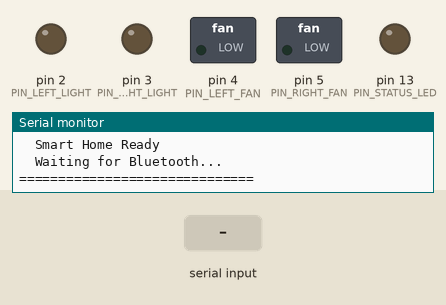
Recording of a sketch running on a simulated Arduino Uno, built with avr-gcc and run on an emulated ATmega328P. Parts: switched loads named in the sketch (green lamp = pin HIGH), output pins drawn as LEDs (lit = HIGH), the last lines printed to the serial monitor. The inputs (shaded band) are chosen by the test bench.

Above: at 1.2 s.
1.3 s: "turn on\n" received over Serial
At 2.0 s:
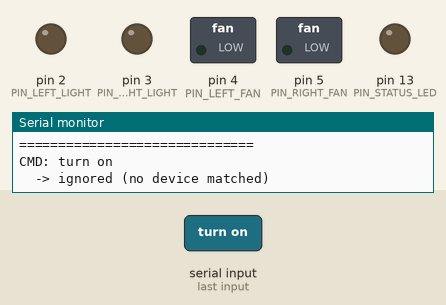
2.8 s: "turn off\n" received over the second serial link
At 4.0 s:
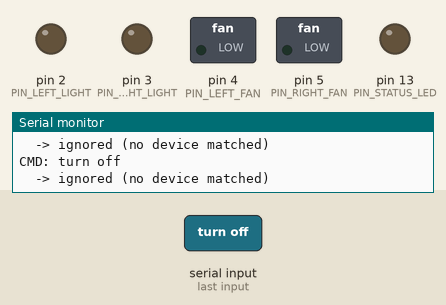
4.3 s: "left light\n" received over Serial
At 5.5 s:
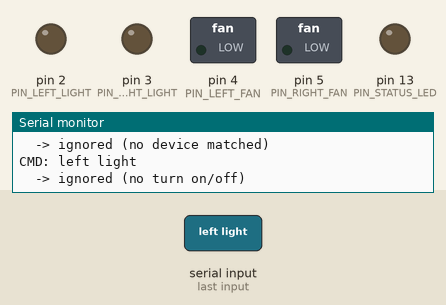
5.8 s: "right light\n" received over the second serial link
At 6.3 s:
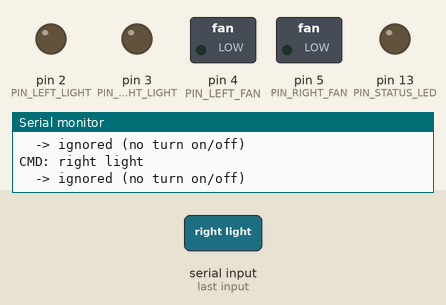
7.3 s: "left fan\n" received over Serial
At 7.8 s:
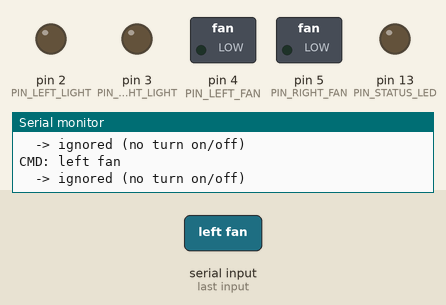
8.8 s: "right fan\n" received over the second serial link
At 9.8 s:
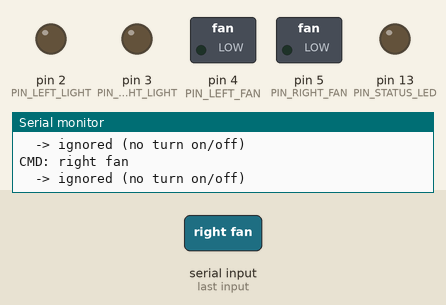
Timing chart, 0 to 11.3 s (numbered marks = the images above; inputs shaded):
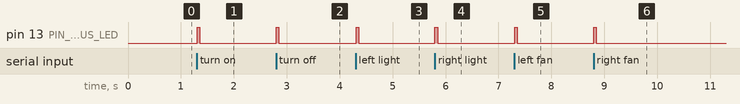

The sketch:

sketch.ino
```cpp
// ================================================================
//  Smart Home Controller - PRODUCTION CODE
//  Arduino UNO + HC-05 + Android App
//
//  WIRING
//  HC-05 VCC  -> Arduino 5V
//  HC-05 GND  -> Arduino GND
//  HC-05 TX   -> Arduino Pin 10
//  HC-05 RX   -> Arduino Pin 11 (via voltage divider, see below)
//
//  VOLTAGE DIVIDER (Pin 11 -> HC-05 RX):
//    Pin 11 -> [1k resistor] -> HC-05 RX pin
//                            -> [2k resistor] -> GND
//
//  OUTPUT DEVICES
//  Pin 2 -> 220ohm resistor -> LED anode -> LED cathode -> GND
//  Pin 3 -> 220ohm resistor -> LED anode -> LED cathode -> GND
//  Pin 4 -> 220ohm resistor -> LED anode -> LED cathode -> GND
//  Pin 5 -> 220ohm resistor -> LED anode -> LED cathode -> GND
//  (replace LEDs with relay modules for real lights/fans)
//
//  UPLOAD STEPS
//  1. Keep HC-05 connected (pins 10/11 do NOT block upload)
//  2. Upload this sketch via USB
//  3. Open Serial Monitor at 9600 baud to see debug output
//  4. Pair phone to HC-05 (PIN: 1234 or 0000)
//  5. Open app, tap Connect, start sending commands
// ================================================================

#include <SoftwareSerial.h>

// HC-05 connected on pin 10 (RX) and pin 11 (TX)
SoftwareSerial btSerial(10, 11);

// Output pin definitions
#define PIN_LEFT_LIGHT   2
#define PIN_RIGHT_LIGHT  3
#define PIN_LEFT_FAN     4
#define PIN_RIGHT_FAN    5
#define PIN_STATUS_LED   13   // built-in LED blinks on each command

String inputBuffer = "";

// ================================================================
void setup() {
  pinMode(PIN_LEFT_LIGHT,  OUTPUT);
  pinMode(PIN_RIGHT_LIGHT, OUTPUT);
  pinMode(PIN_LEFT_FAN,    OUTPUT);
  pinMode(PIN_RIGHT_FAN,   OUTPUT);
  pinMode(PIN_STATUS_LED,  OUTPUT);

  // All outputs OFF on power-up
  digitalWrite(PIN_LEFT_LIGHT,  LOW);
  digitalWrite(PIN_RIGHT_LIGHT, LOW);
  digitalWrite(PIN_LEFT_FAN,    LOW);
  digitalWrite(PIN_RIGHT_FAN,   LOW);
  digitalWrite(PIN_STATUS_LED,  LOW);

  Serial.begin(9600);    // USB debug monitor
  btSerial.begin(9600);  // HC-05 baud rate (default 9600)

  Serial.println("==============================");
  Serial.println("  Smart Home Ready");
  Serial.println("  Waiting for Bluetooth...");
  Serial.println("==============================");
}

// ================================================================
void loop() {
  // Commands arriving from Android app via HC-05
  while (btSerial.available()) {
    processChar((char)btSerial.read());
  }

  // Also accept commands from USB Serial Monitor (for testing)
  while (Serial.available()) {
    processChar((char)Serial.read());
  }
}

// ================================================================
//  Accumulate characters and trigger on newline
// ================================================================
void processChar(char c) {
  if (c == '\n' || c == '\r') {
    inputBuffer.trim();
    if (inputBuffer.length() > 0) {
      flashStatusLed();
      handleCommand(inputBuffer);
      inputBuffer = "";
    }
  } else {
    inputBuffer += c;
    if (inputBuffer.length() > 64) {
      inputBuffer = "";  // discard if too long (noise protection)
    }
  }
}

// ================================================================
//  Parse and execute command
//  The Android app sends exactly:
//    "turn on left light"
//    "turn off left light"
//    "turn on right light"
//    "turn off right light"
//    "turn on left fan"
//    "turn off left fan"
//    "turn on right fan"
//    "turn off right fan"
// ================================================================
void handleCommand(String cmd) {
  cmd.toLowerCase();
  cmd.trim();

  Serial.print("CMD: ");
  Serial.println(cmd);

  // Determine direction
  bool isOn  = (cmd.indexOf("turn on")  >= 0);
  bool isOff = (cmd.indexOf("turn off") >= 0);

  if (!isOn && !isOff) {
    Serial.println("  -> ignored (no turn on/off)");
    return;
  }

  // Match device
  int    pin  = -1;
  String name = "";

  if (cmd.indexOf("left light") >= 0) {
    pin  = PIN_LEFT_LIGHT;
    name = "Left Light";
  } else if (cmd.indexOf("right light") >= 0) {
    pin  = PIN_RIGHT_LIGHT;
    name = "Right Light";
  } else if (cmd.indexOf("left fan") >= 0) {
    pin  = PIN_LEFT_FAN;
    name = "Left Fan";
  } else if (cmd.indexOf("right fan") >= 0) {
    pin  = PIN_RIGHT_FAN;
    name = "Right Fan";
  }

  if (pin == -1) {
    Serial.println("  -> ignored (no device matched)");
    return;
  }

  // Set the pin
  digitalWrite(pin, isOn ? HIGH : LOW);

  // Log to USB monitor
  Serial.print("  -> ");
  Serial.print(name);
  Serial.println(isOn ? " ON" : " OFF");

  // Send acknowledgement back to Android app
  String ack = name + (isOn ? ":ON" : ":OFF") + "\n";
  btSerial.print(ack);

  printStatus();
}

// ================================================================
//  Print all pin states to USB Serial Monitor
// ================================================================
void printStatus() {
  Serial.println("  [2]LeftLight  [3]RightLight  [4]LeftFan  [5]RightFan");
  Serial.print("      ");
  Serial.print(digitalRead(PIN_LEFT_LIGHT)  ? "ON    " : "OFF   ");
  Serial.print("       ");
  Serial.print(digitalRead(PIN_RIGHT_LIGHT) ? "ON     " : "OFF    ");
  Serial.print("    ");
  Serial.print(digitalRead(PIN_LEFT_FAN)    ? "ON   " : "OFF  ");
  Serial.print("      ");
  Serial.println(digitalRead(PIN_RIGHT_FAN) ? "ON" : "OFF");
  Serial.println("------------------------------------------------------");
}

// ================================================================
//  Flash the built-in LED briefly on each received command
// ================================================================
void flashStatusLed() {
  digitalWrite(PIN_STATUS_LED, HIGH);
  delay(50);
  digitalWrite(PIN_STATUS_LED, LOW);
}
```

Measured:
- after the input at 1.3 s, pin 13 (PIN_STATUS_LED): LOW → HIGH at once, → LOW 0.05 s later
- after the input at 2.8 s, pin 13 (PIN_STATUS_LED): LOW → HIGH at once, → LOW 0.05 s later
- after the input at 4.3 s, pin 13 (PIN_STATUS_LED): LOW → HIGH at once, → LOW 0.05 s later
- after the input at 5.8 s, pin 13 (PIN_STATUS_LED): LOW → HIGH at once, → LOW 0.05 s later
- after the input at 7.3 s, pin 13 (PIN_STATUS_LED): LOW → HIGH at once, → LOW 0.05 s later
- after the input at 8.8 s, pin 13 (PIN_STATUS_LED): LOW → HIGH at once, → LOW 0.05 s later
